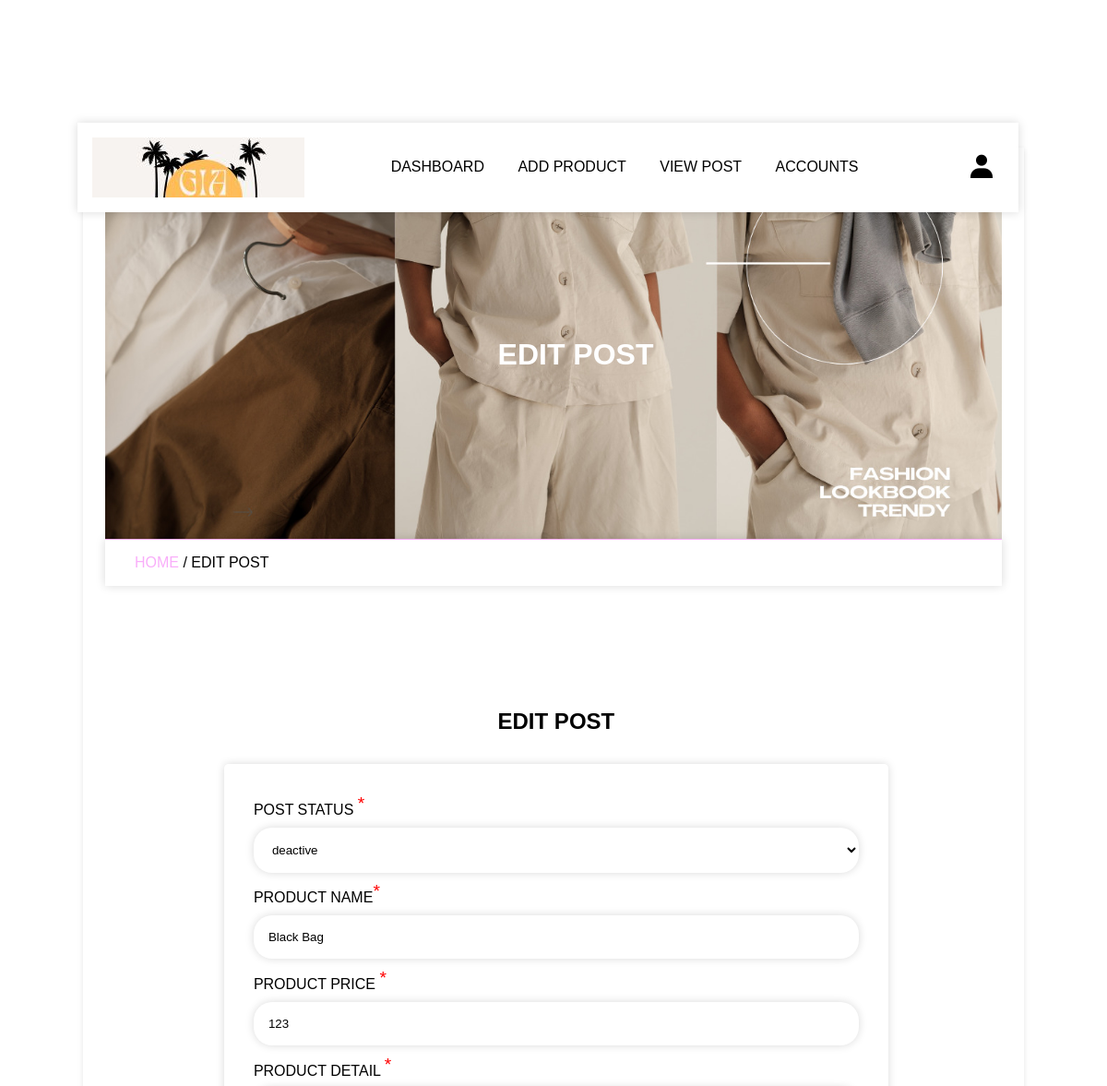
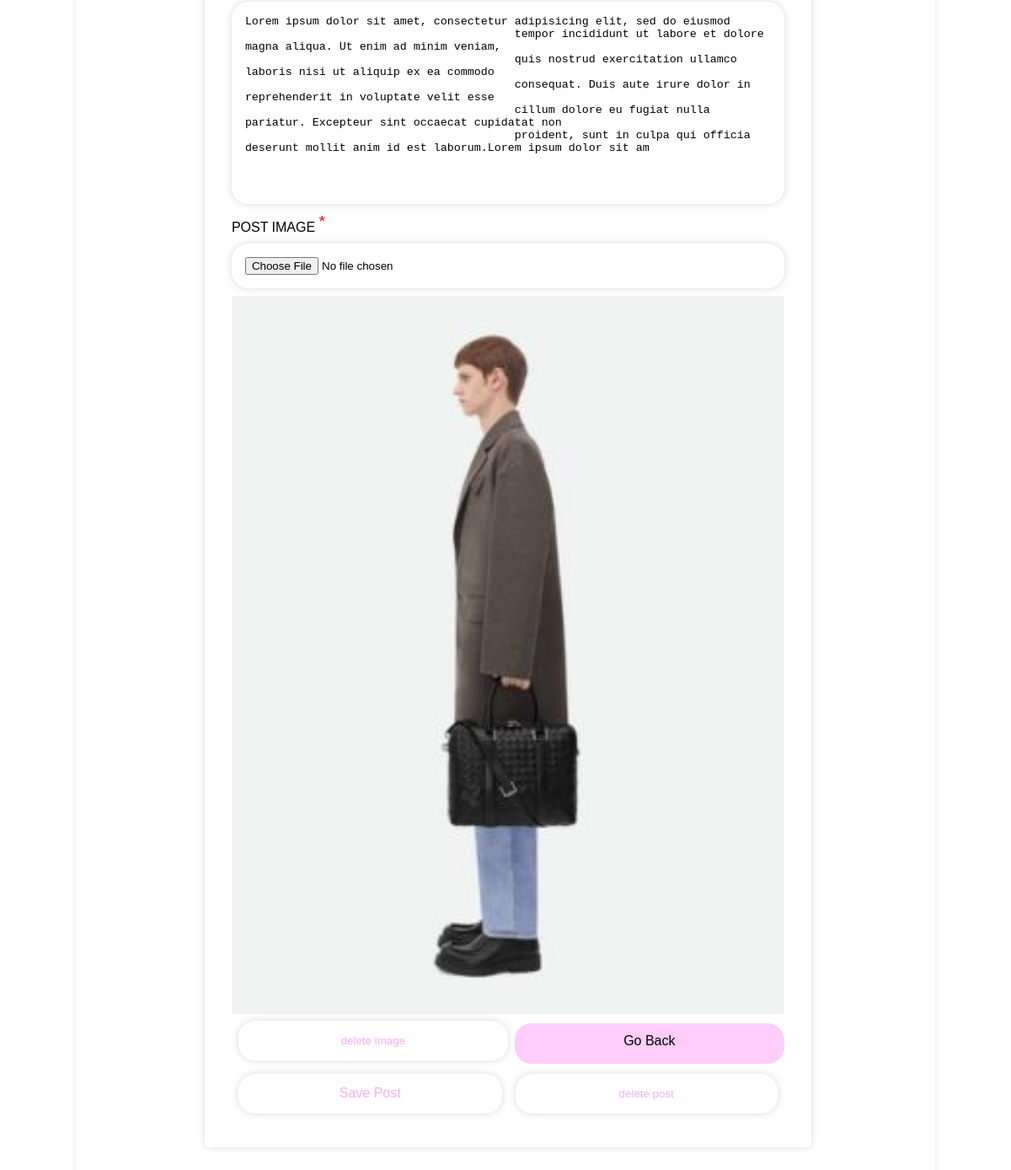
/admin/edit_post.php?id=BLTtlhOgq1cuz7plh4Ia (signed in), run on the app's committed database (2 pictures, top to bottom).
### tables this page shows
CREATE TABLE `products` (
  `id` varchar(255) NOT NULL,
  `name` varchar(255) NOT NULL,
  `price` varchar(255) NOT NULL,
  `image` varchar(255) NOT NULL,
  `product_detail` varchar(500) NOT NULL,
  `status` varchar(100) NOT NULL
);

### admin/edit_post.php (the view, shortened to what this page needs)
<?php
	 include '../components/connection.php';
?>
<!DOCTYPE html>
<html lang="en">
<head>
   	<link href='https://unpkg.com/boxicons@2.1.2/css/boxicons.min.css' rel='stylesheet'>
</head>
<body>
	<?php include '../components/admin_header.php'; ?>
	<div class="main">
		<div class="banner">
			<h1>edit post</h1>
		</div>
		<div class="title2">
			<a href="home.php">home </a><span>/ edit post</span>
		</div>
		<section class="post-editor">
			<h1 class="heading">edit post</h1>
			<?php
				$post_id = $_GET['id'];
				$select_posts = $conn->prepare("SELECT * FROM `products` WHERE id =?");
				$select_posts->execute([$post_id]);
				if ($select_posts->rowCount() > 0) {
					while($fetch_posts = $select_posts->fetch(PDO::FETCH_ASSOC)){
			?>
			<div class="form-container">
				<form action="" method="post" enctype="multipart/form-data">
					<div class="input-field">
						<label>post status <sup>*</sup></label>
						<select name="status" required>
							<option value="<?= $fetch_posts['status']; ?>" selected><?= $fetch_posts['status']; ?></option>
						</select>
					</div>
					<div class="input-field">
						<label>product  name<sup>*</sup></label>
						<input type="text" name="title" maxlength="100" required placeholder="add post title" value="<?= $fetch_posts['name']; ?>">
					</div>
					<div class="input-field">
						<label>product price <sup>*</sup></label>
						<input type="number" name="price" value="<?= $fetch_posts['price']; ?>">
					</div>
					<div class="input-field">
						<label>product detail <sup>*</sup></label>
						<textarea name="content" required maxlength="10000" placeholder="write your content.."><?= $fetch_posts['product_detail']; ?></textarea>
					</div>
					<div class="input-field">
						<label>post image <sup>*</sup></label>
						<input type="file" name="image" accept="image/jpg, image/jpeg, image/png, image/webp" >
						<?php if($fetch_posts['image'] != ''){ ?>
							<img src="../image/<?= $fetch_posts['image']; ?>" class="image">
							<div class="flex-btn">
								<input type="submit" name="delete_image" class="option-btn" value="delete image">
								<a href="view_posts.php" class="btn" style="width:49%; text-align: center; height: 3rem; margin-top: .7rem;">go back</a>
							</div>
						<?php } ?>
					</div>
					<div class="flex-btn">
					    <input type="submit" value="save post" name="save" class="btn" >
					    <input type="submit" value="delete post" class="option-btn" name="delete_post">
					</div>
				</form>
			</div>
			<?php
					}
			} ?>
		</section>
	</div>
</body>
</html>

### data on the page
products: status "deactive", title "Black Bag", price "123", content "Lorem ipsum dolor sit amet, consectetur adipisicing elit, sed do eiusmod tempor incididunt ut labore et dolore magna aliqua. Ut enim ad minim veniam, quis nostrud exercitation ullamco laboris nisi ut aliquip ex ea commodo consequat. Duis aute irure dolor in reprehenderit in voluptate velit esse cillum dolore eu fugiat nulla pariatur. Excepteur sint occaecat cupidatat non proident, sunt in culpa qui officia deserunt mollit anim id est laborum.Lorem ipsum dolor sit am", image (picture)
